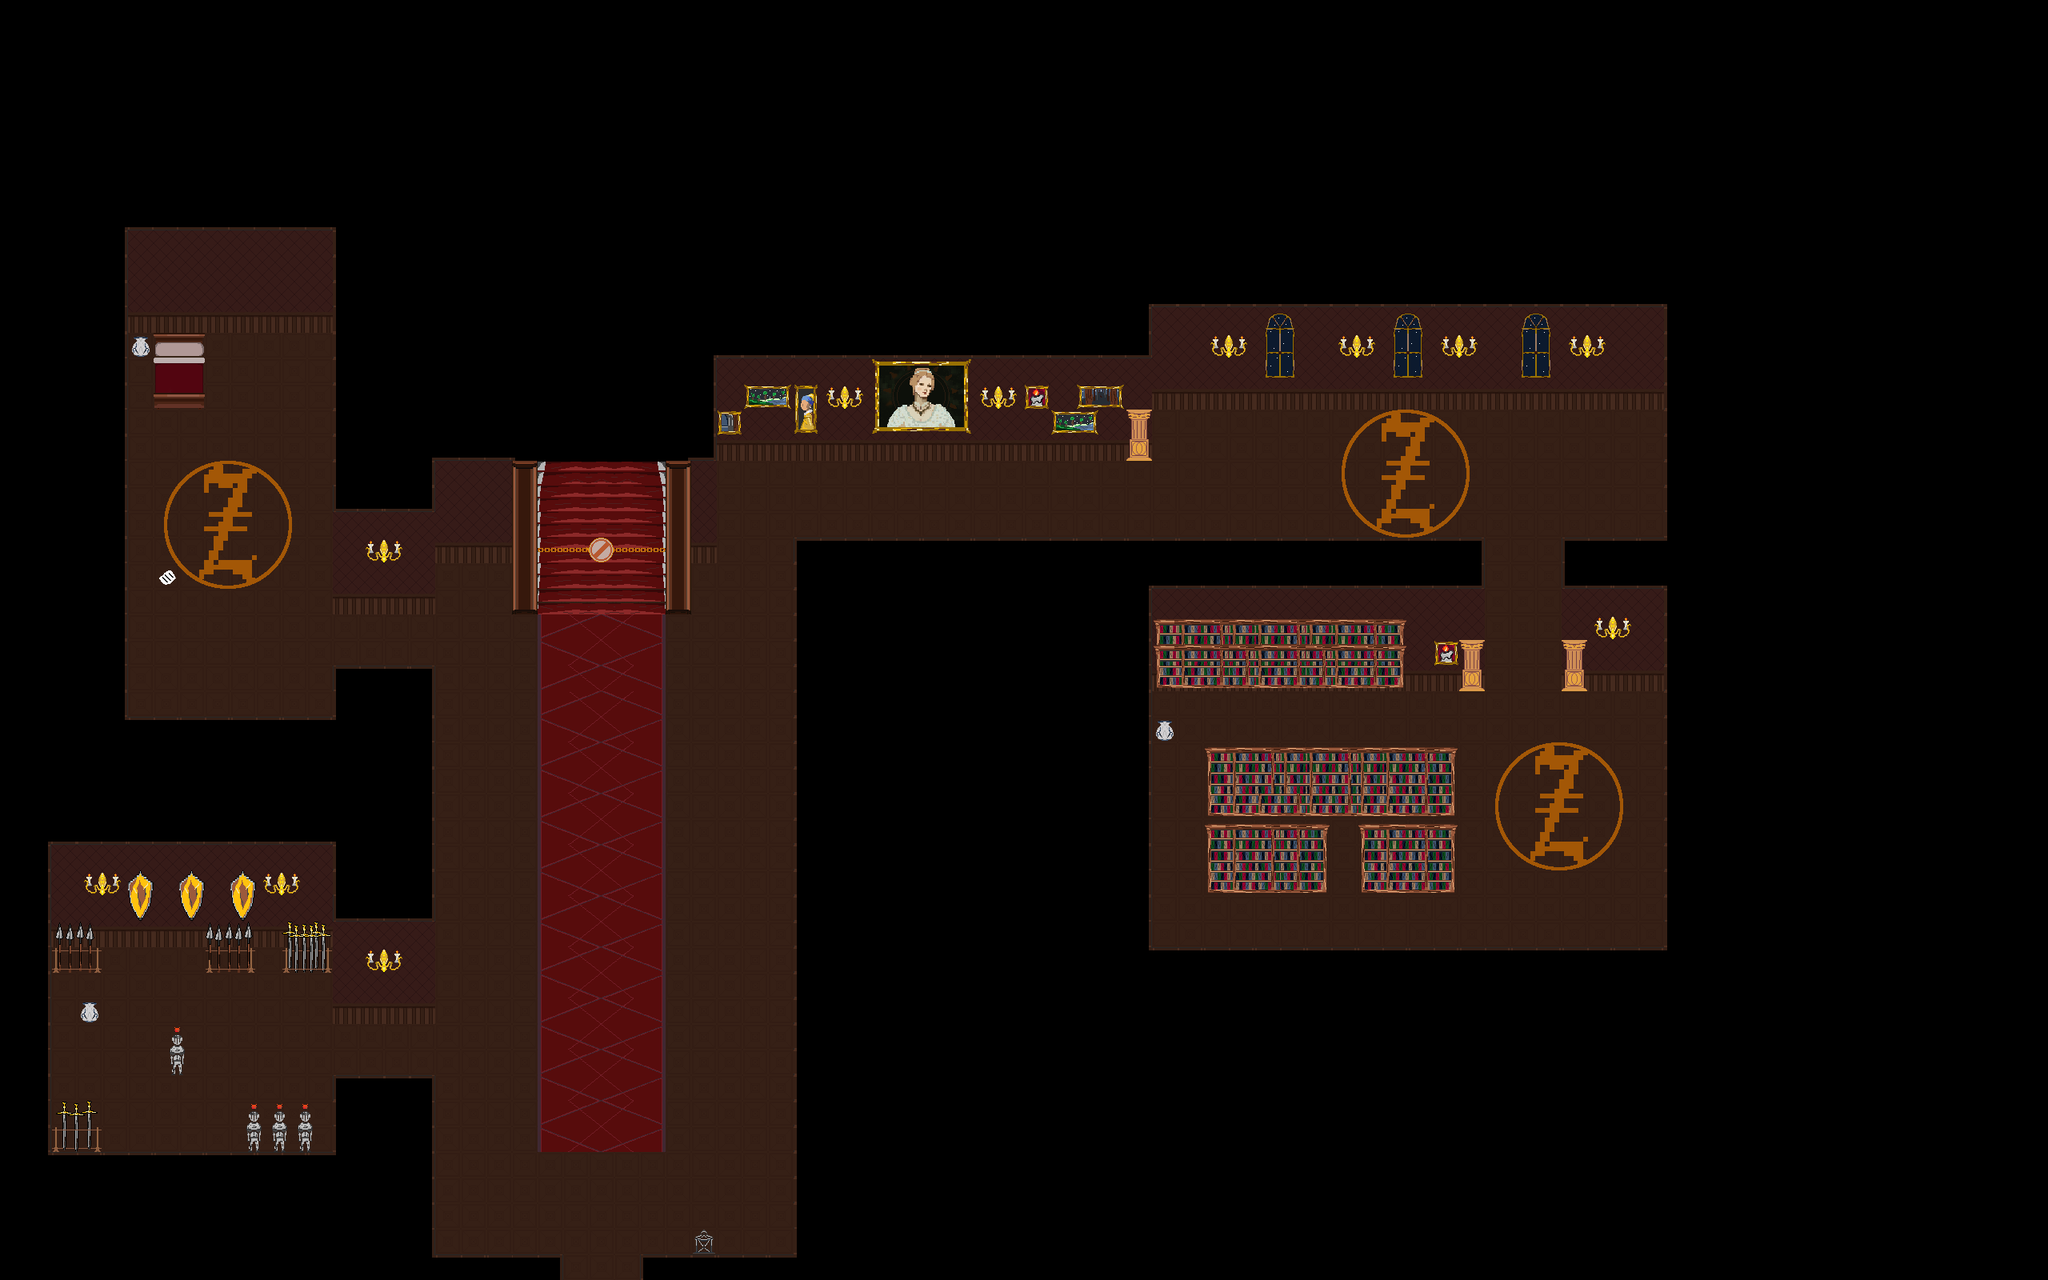

Tiled map render using the project's own tile images. Description and the map definition, with tile-layer contents summarised, below:
An orthogonal 80x50 tile map with 32x32 px tiles, 11 tile layers (background, deco_sol, murs, decomur, ...), 33 tilesets and 147 objects (72x light_col, 52x collision, 12x zonne_collsions_e pour examiner, 4x light, sortie horloge_labyrhinte, ...).

<map version="1.8" tiledversion="1.8.0" orientation="orthogonal" renderorder="right-down" width="80" height="50" tilewidth="32" tileheight="32" infinite="0" nextlayerid="22" nextobjectid="266">
 <tileset firstgid="1" name="tapis" tilewidth="32" tileheight="32" tilecount="10" columns="5">
  <image source="resources/tapis.png" trans="003039" width="160" height="64" />
 </tileset>
 <tileset firstgid="11" name="epee" tilewidth="32" tileheight="32" tilecount="4" columns="2">
  <image source="resources/epee.png" trans="ffffff" width="64" height="64" />
 </tileset>
 <tileset firstgid="15" name="sol" tilewidth="32" tileheight="32" tilecount="1" columns="1">
  <image source="resources/sol.png" trans="ffffff" width="32" height="32" />
 </tileset>
 <tileset firstgid="16" name="colone" tilewidth="32" tileheight="32" tilecount="2" columns="1">
  <image source="resources/colone.png" trans="ffffff" width="32" height="64" />
 </tileset>
 <tileset firstgid="18" name="murs_tilset" tilewidth="32" tileheight="32" tilecount="32" columns="8">
  <image source="resources/murs_tilset.png" trans="ffffff" width="256" height="128" />
 </tileset>
 <tileset firstgid="50" name="biblioteque" tilewidth="32" tileheight="32" tilecount="12" columns="4">
  <image source="resources/biblioteque.png" trans="ffffff" width="128" height="96" />
 </tileset>
 <tileset firstgid="62" name="lettre" tilewidth="32" tileheight="32" tilecount="1" columns="1">
  <image source="resources/lettre.png" trans="ff0000" width="32" height="32" />
 </tileset>
 <tileset firstgid="63" name="peinture1" tilewidth="32" tileheight="32" tilecount="1" columns="1">
  <image source="resources/peinture1.png" trans="ffffff" width="32" height="32" />
 </tileset>
 <tileset firstgid="64" name="dame_a_la_perle" tilewidth="32" tileheight="32" tilecount="2" columns="1">
  <image source="resources/dame_a_la_perle.png" trans="000000" width="32" height="64" />
 </tileset>
 <tileset firstgid="66" name="escalier" tilewidth="32" tileheight="32" tilecount="15" columns="5">
  <image source="resources/escalier.png" trans="000000" width="160" height="96" />
 </tileset>
 <tileset firstgid="81" name="forest_tableau" tilewidth="32" tileheight="32" tilecount="2" columns="2">
  <image source="resources/forest_tableau.png" trans="000000" width="64" height="32" />
 </tileset>
 <tileset firstgid="83" name="chandelier_face" tilewidth="32" tileheight="32" tilecount="2" columns="2">
  <image source="resources/chandelier_face.png" trans="000000" width="64" height="32" />
 </tileset>
 <tileset firstgid="85" name="porte_manteau" tilewidth="32" tileheight="32" tilecount="2" columns="1">
  <image source="resources/porte_manteau.png" trans="000000" width="32" height="64" />
 </tileset>
 <tileset firstgid="87" name="tableau_paysage" tilewidth="32" tileheight="32" tilecount="2" columns="2">
  <image source="resources/tableau_paysage.png" trans="000000" width="64" height="32" />
 </tileset>
 <tileset firstgid="89" name="lit" tilewidth="32" tileheight="32" tilecount="6" columns="2">
  <image source="resources/lit.png" trans="000000" width="64" height="96" />
 </tileset>
 <tileset firstgid="95" name="armure" tilewidth="32" tileheight="32" tilecount="4" columns="2">
  <image source="resources/armure.png" trans="000000" width="64" height="90" />
 </tileset>
 <tileset firstgid="99" name="vase" tilewidth="32" tileheight="32" tilecount="1" columns="1">
  <image source="resources/vase.png" trans="000000" width="32" height="32" />
 </tileset>
 <tileset firstgid="100" name="fenetre" tilewidth="32" tileheight="32" tilecount="6" columns="2">
  <image source="resources/fenetre.png" trans="000000" width="64" height="96" />
 </tileset>
 <tileset firstgid="106" name="tableau2" tilewidth="32" tileheight="32" tilecount="1" columns="1">
  <image source="resources/tableau2.png" trans="000000" width="32" height="32" />
 </tileset>
 <tileset firstgid="107" name="porte_pluie" tilewidth="32" tileheight="32" tilecount="1" columns="1">
  <image source="resources/porte_pluie.png" trans="000000" width="32" height="32" />
 </tileset>
 <tileset firstgid="108" name="grande_dame" tilewidth="32" tileheight="32" tilecount="12" columns="4">
  <image source="resources/grande_dame.png" trans="ffffff" width="128" height="96" />
 </tileset>
 <tileset firstgid="120" name="barierre_escalier" tilewidth="32" tileheight="32" tilecount="5" columns="5">
  <image source="resources/barierre_escalier.png" trans="ffffff" width="160" height="32" />
 </tileset>
 <tileset firstgid="125" name="tapis" tilewidth="32" tileheight="32" tilecount="10" columns="5">
  <image source="resources/tapis.png" trans="ffffff" width="160" height="64" />
 </tileset>
 <tileset firstgid="135" name="ratelier" tilewidth="32" tileheight="32" tilecount="6" columns="2">
  <image source="resources/ratelier.png" trans="ffffff" width="64" height="96" />
 </tileset>
 <tileset firstgid="141" name="lance" tilewidth="32" tileheight="32" tilecount="4" columns="2">
  <image source="resources/lance.png" trans="ffffff" width="64" height="64" />
 </tileset>
 <tileset firstgid="145" source="shild.tsx" />
 <tileset firstgid="147" source="escalier_bout.tsx" />
 <tileset firstgid="150" source="debut_tileset_enigme.tsx" />
 <tileset firstgid="406" source="escalier_bas.tsx" />
 <tileset firstgid="407" source="LEZAIDE.tsx" />
 <tileset firstgid="437" source="lit.tsx" />
 <tileset firstgid="443" source="lance_2.tsx" />
 <tileset firstgid="447" source="epee_2.tsx" />
 <layer id="2" name="background" width="80" height="50">
  <data>[4000 cells, 989 non-empty, 5 distinct tile ids]</data>
 </layer>
 <layer id="19" name="deco_sol" width="80" height="50">
  <data>[4000 cells, 90 non-empty, 30 distinct tile ids]</data>
 </layer>
 <layer id="1" name="murs" width="80" height="50">
  <data>[4000 cells, 722 non-empty, 41 distinct tile ids]</data>
 </layer>
 <layer id="6" name="decomur" width="80" height="50">
  <data>[4000 cells, 141 non-empty, 58 distinct tile ids]</data>
 </layer>
 <layer id="3" name="deco" width="80" height="50">
  <data>[4000 cells, 119 non-empty, 18 distinct tile ids]</data>
 </layer>
 <layer id="5" name="deco2" width="80" height="50">
  <data>[4000 cells, 36 non-empty, 24 distinct tile ids]</data>
 </layer>
 <layer id="20" name="deco3" width="80" height="50">
  <data>[4000 cells, 8 non-empty, 4 distinct tile ids]</data>
 </layer>
 <objectgroup id="4" name="colisions">
  <object id="1" name="murs" type="collision" x="0" y="1600" width="416" />
  <object id="2" name="murs" type="collision" x="64" y="1440" width="368.75" height="32" />
  <object id="4" name="murs" type="collision" x="416" y="1344" width="128" height="32" />
  <object id="6" name="murs" type="collision" x="512" y="1376" width="32" height="224" />
  <object id="7" type="collision" x="544" y="1568" width="161" height="108.212" />
  <object id="8" name="murs" type="collision" x="992" y="672" width="32" height="896" />
  <object id="27" name="murs" type="collision" x="512" y="672" width="384" height="32" />
  <object id="28" name="murs" type="collision" x="512" y="672" width="32" height="96" />
  <object id="29" name="murs" type="collision" x="416" y="736" width="128" height="32" />
  <object id="30" name="murs" type="collision" x="416" y="384" width="32" height="352" />
  </objectgroup>
 <objectgroup id="11" name="information">
  <!-- 33 objects omitted --></objectgroup>
 <layer id="9" name="transition(rien)" width="80" height="50">
  <data>[4000 cells, 0 non-empty, 0 distinct tile ids]</data>
 </layer>
 <layer id="21" name="transition(rien)" width="80" height="50">
  <data>[4000 cells, 0 non-empty, 0 distinct tile ids]</data>
 </layer>
 <layer id="10" name="sur perso_-1" width="80" height="50">
  <data>[4000 cells, 10 non-empty, 6 distinct tile ids]</data>
 </layer>
 <layer id="7" name="sur_perso" width="80" height="50">
  <data>[4000 cells, 42 non-empty, 12 distinct tile ids]</data>
 </layer>
</map>
<!-- 137 of 147 objects omitted -->
